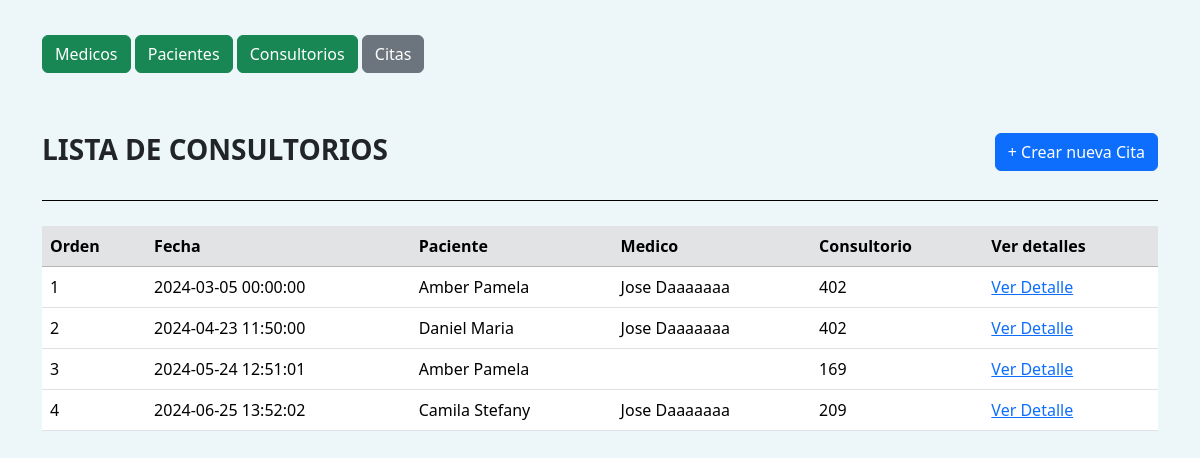
Page /citas on the earlier database version.
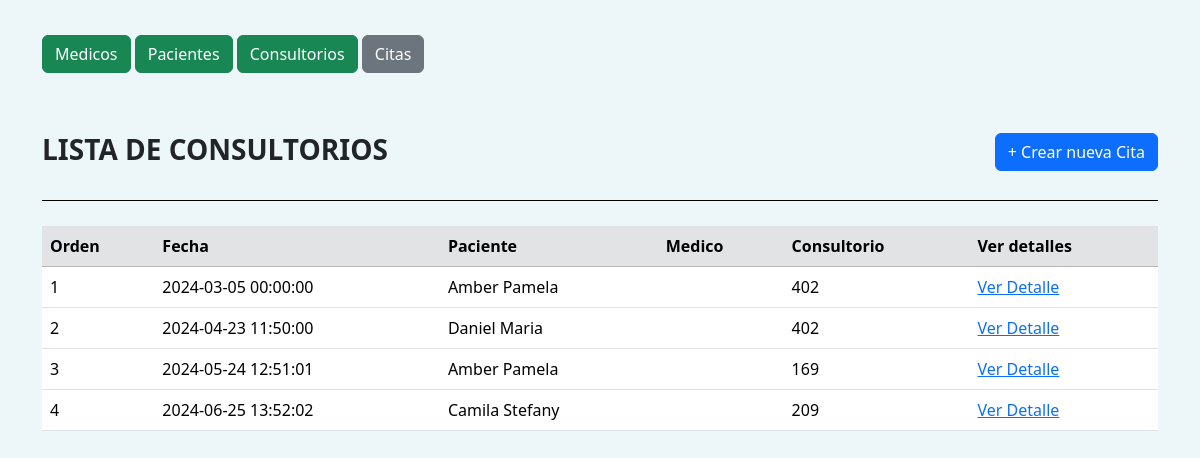
Same page on the later database version.
### app/models.py (models this page shows)
class Cita(db.Model):
    __tablename__ = 'citas'
    id = db.Column(db.Integer, primary_key = True)
    fecha = db.Column(db.DateTime, default = datetime.utcnow)
    paciente_id = db.Column(db.Integer, db.ForeignKey('pacientes.id'))
    medico_id = db.Column(db.Integer, db.ForeignKey('medicos.id'))
    consultorio_id = db.Column(db.Integer, db.ForeignKey('consultorios.id'))

class Medico(db.Model):
    __tablename__='medicos'
    id = db.Column(db.Integer, primary_key = True )
    nombres = db.Column(db.String(120), nullable = True )
    apellidos = db.Column(db.String(120), nullable = True)
    tipo_identificacion = db.Column(db.String(4), nullable = True)
    numero_identificacion = db.Column(db.Integer)
    registro_medico = db.Column(db.Integer)
    especialidad = db.Column(db.String(50))
    citas = db.relationship("Cita" , backref = "medico" )

class Paciente(db.Model):
    __tablename__ ='pacientes'
    id = db.Column(db.Integer, primary_key = True )
    nombres = db.Column(db.String(120), nullable = True )
    apellidos = db.Column(db.String(120), nullable = True)
    tipo_identificacion = db.Column(db.String(4), nullable = True)
    numero_identificacion = db.Column(db.Integer)
    altura = db.Column(db.Integer)
    tipo_sangre = db.Column(db.String(2))
    citas = db.relationship("Cita" , backref = "paciente" )

class Consultorio(db.Model):
    __tablename__ = 'consultorios'
    id= db.Column(db.Integer, primary_key = True)
    numero = db.Column(db.Integer)
    citas = db.relationship("Cita" , backref = "consultorio" )

### app/routes.py (the view)
@app.route('/citas')
def get_all_citas():
    citas = Cita.query.all()
    return render_template("citas/citas.html", citas = citas)

### app/templates/citas/citas.html (shortened to what this page needs)
<!DOCTYPE html>
<html lang="en">
  <head>
    <link rel="stylesheet" href="/app/styles/styles.css">
    <link rel="stylesheet" href="https://cdn.jsdelivr.net/npm/bootstrap@5.3.3/dist/css/bootstrap.min.css">
  </head>
  <body>
    <section class="container sectionHomeTable">
      <nav style="padding-bottom: 35px;">
        <a class="btn btn-success" href="http://127.0.0.1:5000/medicos">Medicos</a>
        <a class="btn btn-success" href="http://127.0.0.1:5000/pacientes"> Pacientes </a>
        <a class="btn btn-success" href="http://127.0.0.1:5000/consultorios">Consultorios </a>
        <a class="btn btn-secondary" href="http://127.0.0.1:5000/citas">Citas</a>
      </nav>
      <section class="sectionTable">
        <div class="navHeaderTable">
          <h3 class="titleTable">LISTA DE CONSULTORIOS</h3>
          <a class="btn btn-primary" href="http://127.0.0.1:5000/citas/create">+ Crear nueva Cita</a>
        </div>
        <article class="articleTable">
          <table class="table table-hover">
            <thead class="table-secondary">
              <tr>
                <th>Orden</th>
                <th>Fecha</th>
                <th>Paciente</th>
                <th>Medico</th>
                <th>Consultorio</th>
                <th>Ver detalles</th>
              </tr>
            </thead>
            <tbody>
              {% for cita in citas %}
              <tr>
                <td>{{ cita.id }}</td>
                <td>{{ cita.fecha }}</td>
                <td>{{ cita.paciente.nombres }}</td>
                <td>{{ cita.medico.nombres }}</td>
                <td>{{ cita.consultorio.numero }}</td>
                <td><a href="/citas/{{ cita.id }}">Ver Detalle</a></td>
              </tr>
              {% endfor %}
            </tbody>
          </table>
        </article>
      </section>
    </section>
  </body>
</html>

Differences in the rows shown:
changed Cita id 1: medico.nombres "Jose Daaaaaaa" → (not shown)
changed Cita "Daniel Maria": medico.nombres "Jose Daaaaaaa" → (not shown)
changed Cita "Camila Stefany": medico.nombres "Jose Daaaaaaa" → (not shown)
